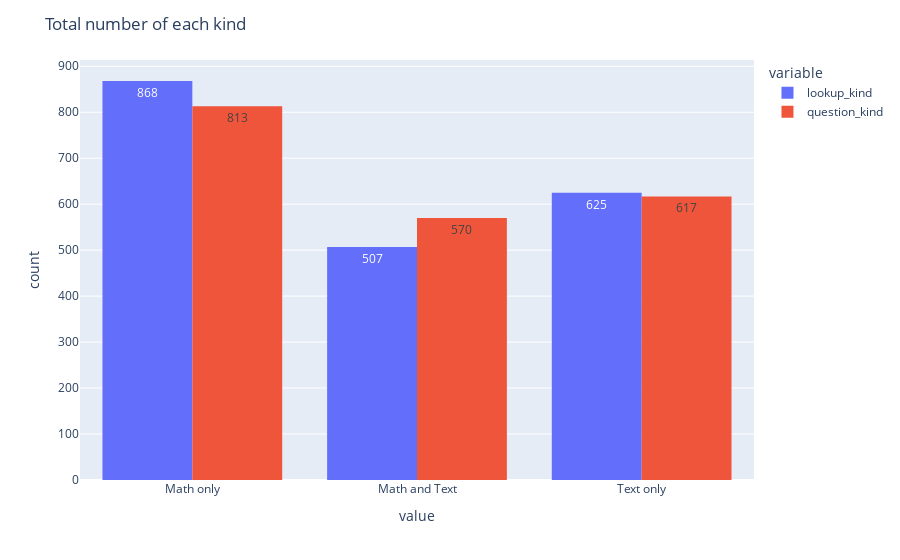

Notebook code for this chart:
### Code cell
"""
    Summary
"""
fig = px.histogram(data, x=["lookup_kind", "question_kind"],barmode='group', text_auto=True)
fig.update_layout(title_text="Total number of each kind")
fig.show()

### Figure 1 — Plotly figure (JSON) as saved in the notebook; plotly's stock layout.template omitted (floating-point values rounded to 4 significant figures; data arrays with more than 128 entries replaced by an {"elided": "..."} marker saying what was removed)
{"data": [{"alignmentgroup": "True", "bingroup": "x", "hovertemplate": "variable=lookup_kind<br>value=%{x}<br>count=%{y}<extra></extra>", "legendgroup": "lookup_kind", "marker": {"color": "#636efa", "pattern": {"shape": ""}}, "name": "lookup_kind", "offsetgroup": "lookup_kind", "orientation": "v", "showlegend": true, "texttemplate": "%{value}", "type": "histogram", "x": {"elided": "2000 str values"}, "xaxis": "x", "yaxis": "y"}, {"alignmentgroup": "True", "bingroup": "x", "hovertemplate": "variable=question_kind<br>value=%{x}<br>count=%{y}<extra></extra>", "legendgroup": "question_kind", "marker": {"color": "#EF553B", "pattern": {"shape": ""}}, "name": "question_kind", "offsetgroup": "question_kind", "orientation": "v", "showlegend": true, "texttemplate": "%{value}", "type": "histogram", "x": {"elided": "2000 str values"}, "xaxis": "x", "yaxis": "y"}], "layout": {"barmode": "group", "legend": {"title": {"text": "variable"}, "tracegroupgap": 0}, "margin": {"t": 60}, "title": {"text": "Total number of each kind"}, "xaxis": {"anchor": "y", "domain": [0, 1], "title": {"text": "value"}}, "yaxis": {"anchor": "x", "domain": [0, 1], "title": {"text": "count"}}}}
